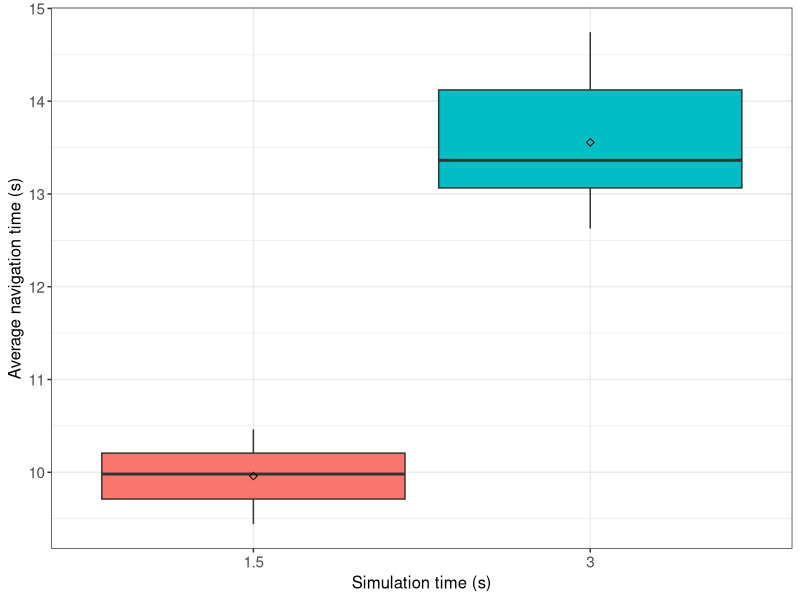
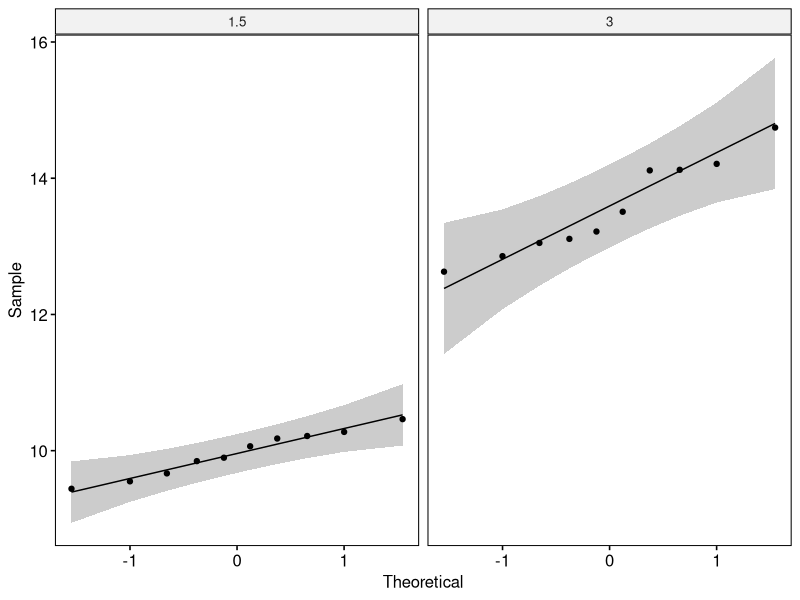

Here is the R script that generated these plots, in order:
## ---- chunk 1
if (!require('tidyverse')) install.packages('tidyverse', dependencies = TRUE); library('tidyverse')
if (!require('ggpubr')) install.packages('ggpubr', dependencies = TRUE); library('ggpubr')
if (!require('rstatix')) install.packages('rstatix', dependencies = TRUE); library('rstatix')
if (!require('ggplot2')) install.packages('ggplot2', dependencies = TRUE); library('ggplot2')
## ---- chunk 2
data <- read.csv(file = '../../raw_data/test_sim_period/run_table.csv')
data$avg_navigation_time <- (data$avg_goal_sending_delay_ms + data$avg_goal_processing_s*1000 + data$avg_nav_result_delay_ms) / 1000
data <- subset(data, select = c(X__run_id, sim_period, avg_navigation_time))
data$sim_period <- as.factor(data$sim_period)
data$avg_navigation_time <- as.numeric(data$avg_navigation_time)
## ---- chunk 3
data %>%
  group_by(sim_period) %>%
  get_summary_stats(avg_navigation_time, type = "mean_sd")
## ---- chunk 4
#pdf(file = "../../figures/sim_time_effect/navigation-time.pdf")

ggplot(data, aes(x = sim_period, y = avg_navigation_time, fill = sim_period)) +
  theme_bw() + 
  geom_boxplot(width = 0.9, outlier.size = 0.5) + 
  stat_summary(fun = mean, color = 'black', geom = 'point', shape = 5, size = 1.5) +
  labs(x = "Simulation time (s)", y = "Average navigation time (s)") +
  theme(legend.position = 'none') +
  theme(
    axis.title.x = element_text(size = 12, family = 'sans'),
    axis.title.y = element_text(size = 12, family = 'sans'),
    axis.text.x = element_text(size = 11, family = 'sans'),
    axis.text.y = element_text(size = 11, family = 'sans')
  )

#dev.off()
## ---- chunk 5
data %>% 
  group_by(sim_period) %>%
  identify_outliers(avg_navigation_time)
## ---- chunk 6
ggqqplot(data, x = "avg_navigation_time", facet.by = "sim_period")
## ---- chunk 7
data %>%
  group_by(sim_period) %>%
  shapiro_test(avg_navigation_time)
## ---- chunk 8
data %>%
  t_test(avg_navigation_time ~ sim_period) %>%
  add_significance()
## ---- chunk 9
data %>%
  cohens_d(avg_navigation_time ~ sim_period)
